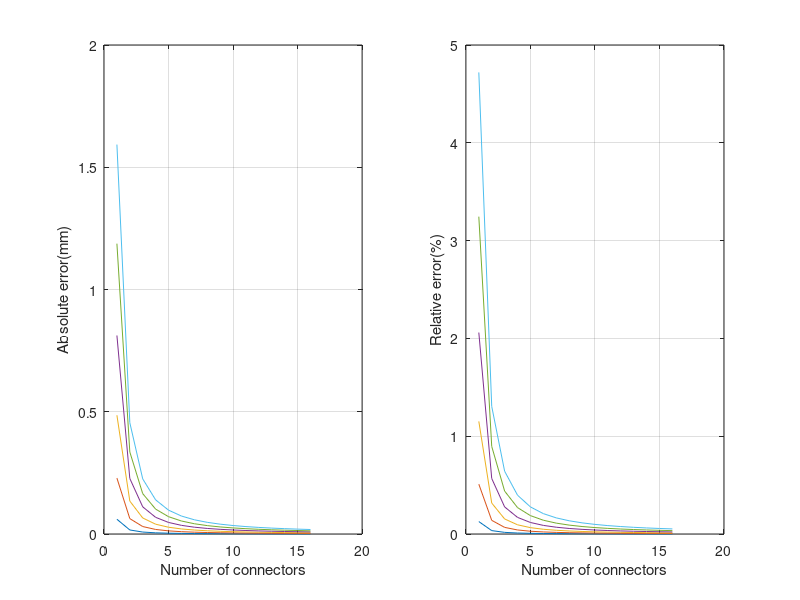

Write MATLAB code to recreate this figure.
clear;clc;
%% Parameter Define
%%%%%%%%%%%%%%%%%%%%%%%%%%%%%%%%%%%%%%%%%%%%%%%%%%%%%%%%%%%%%%%%%%%%%%%%%%%
% Sr: the arc length of the bending curve                                 %
% r:  the distance between the central axis of the cable guiding hole on  %
%     the connector and the central axis of the connector                 %
% d:  the thickness of the cross-shaped sheet                             %
% R1: the radius of the bending curve                                     %
% l1: the ideal length of the driving cable 1 between the bottom plane    %
%     of the upper connector and the top plane of the lower connector     %
% Ea: the absolute error                                                  %
% Er: the relative error                                                  %
%%%%%%%%%%%%%%%%%%%%%%%%%%%%%%%%%%%%%%%%%%%%%%%%%%%%%%%%%%%%%%%%%%%%%%%%%%% 
length_mm=100;
Sr=0.5*length_mm; 
r=0.14*length_mm; 
d=0.015*length_mm; 
%% Assumption Calculation
for n=0:1:15 % Assume the number of the connectors is n
    for i = 1:1:6 % Assume the bending angle is from 10 degrees to 60 degrees
        alpha1=i*10*pi/180;
        R1=Sr/alpha1; 
        S1=(R1-r)*alpha1; 
        l1=2*(n+1)*(R1-r)*sin( ...
            alpha1/(2*(n+1)))-(n+1)*((n*d/(n+1))/sin((pi-alpha1/(n+1))/2 ...
            )-n*d/(n+1));
        % calculate absolute error
        E(i).Ea(n+1,1) = S1-l1; 
        %E(i).Ea(n+1,2) = n+1;
        % calculate relative error 
        E(i).Er(n+1,1) = (E(i).Ea(n+1,1)/l1)*100;  
        %E(i).Er(n+1,2) = n+1;
    end
end
%% Figure Plot
figure;
subplot(1,2,1);
for i = 1:1:6
    plot(E(i).Ea);
    hold on;
end
xlabel('Number of connectors');
ylabel('Absolute error(mm)');
grid on;
subplot(1,2,2);
for i = 1:1:6
    plot(E(i).Er);
    hold on;
end
xlabel('Number of connectors');
ylabel('Relative error(%)');
grid on;
    